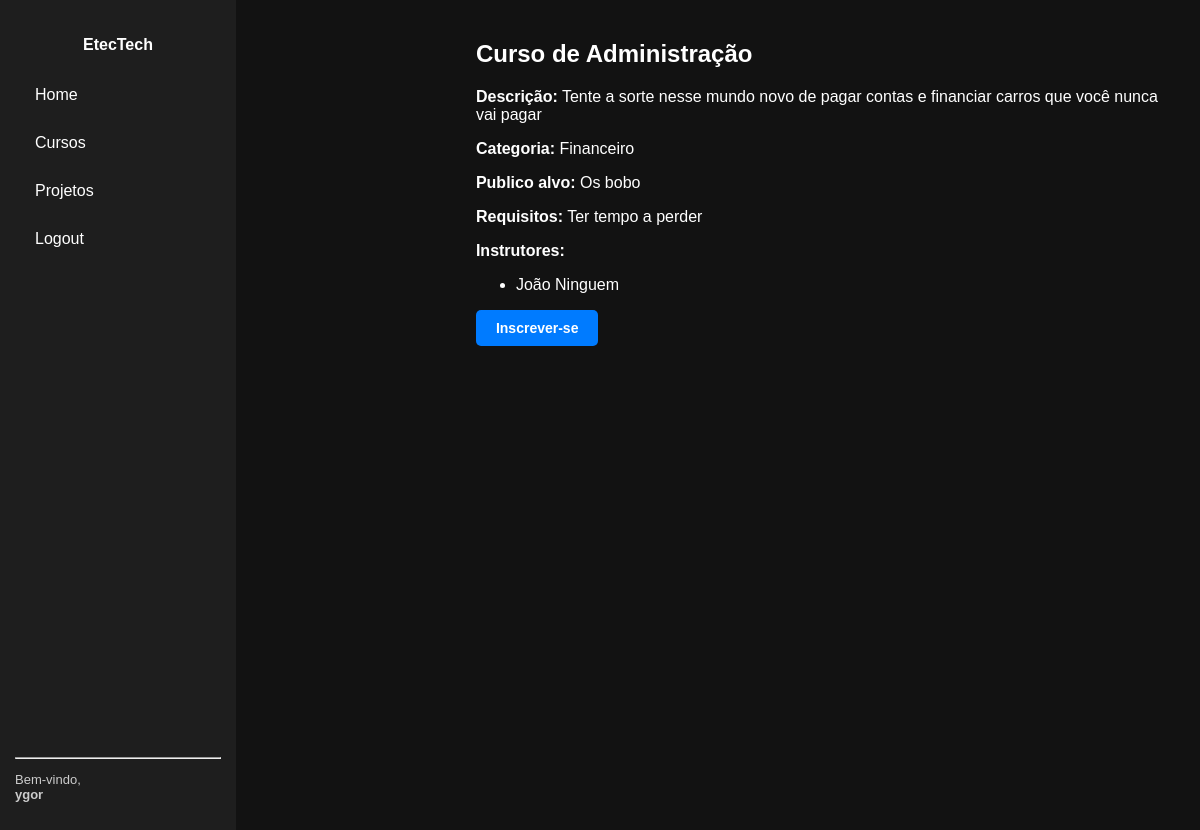
The page /curso/2/ (signed in) on the database its author committed.
### cursos/models.py (models this page shows, shortened)
class Curso(models.Model):
    titulo = models.CharField(max_length=200)
    descricao = models.TextField()
    data_criacao = models.DateField(auto_now_add=True)
    categoria = models.ForeignKey(Categoria, on_delete=models.SET_NULL, null=True, related_name='cursos')
    instrutores = models.ManyToManyField(Instrutor, related_name='cursos')
    publico_alvo = models.TextField(blank=True)
    requisitos = models.TextField(blank=True)

class Categoria(models.Model):
    nome = models.CharField(max_length=100)

class Instrutor(models.Model):
    nome = models.CharField(max_length=100)
    bio = models.TextField()
    linkedin = models.URLField(blank=True, null=True)
    foto = models.ImageField(upload_to='fotos/', blank=True, null=True)

### cursos/views.py (the view)
# urls.py: path('curso/<int:pk>/', CursoDetailView.as_view(), name='curso_detail'),
class CursoDetailView(DetailView):
    model = Curso
    template_name = 'curso_detail.html'
    context_object_name = 'curso'

### cursos/templates/curso_detail.html (shortened to what this page needs)
{% extends 'base.html' %}
{% block content %}
<h2>{{ curso.titulo }}</h2>
<p><strong>Descrição:</strong> {{ curso.descricao }}</p>
<p><strong>Categoria:</strong> {{ curso.categoria.nome }}</p>
<p><strong>Publico alvo:</strong> {{ curso.publico_alvo }}</p>
<p><strong>Requisitos:</strong> {{ curso.requisitos }}</p>
<p><strong>Instrutores:</strong></p>
<ul>
  {% for instrutor in curso.instrutores.all %}
    <li>{{ instrutor.nome|title }}</li>
  {% empty %}
    <li>Sem instrutores cadastrados.</li>
  {% endfor %}
</ul>
{% if user.is_authenticated %}
  <form method="post" action="{% url 'inscrever_curso' curso.pk %}">
    <button type="submit" class="btn-azul">Inscrever-se</button>
  </form>
{% else %}
  <p><a href="{% url 'login' %}" class="btn-azul" >Faça login</a> para se inscrever.
  <a href="{% url 'index' %}" class= "btn-azul">Voltar</a></p>
{% endif %}
{% endblock %}

### config/templates/base.html (shortened to what this page needs)
<!DOCTYPE html>
<html lang="pt-br">
<head>
    {% load static %}
    <link rel="stylesheet" href="{% static '/css/style.css' %}">
</head>
<body>
  <div class="container">
    <div class="sidebar">
      <div class="menu-items">
        <h4>EtecTech</h4>
        <a href="{% url 'index' %}">Home</a>
        <a href="#">Cursos</a>
        {% if user.is_authenticated %}
          <a href="#">Projetos</a>
          <a href="{% url 'logout' %}">Logout</a>
        {% else %}
          <a href="{% url 'login' %}">Login</a>
        {% endif %}
      </div>
      {% if user.is_authenticated %}
        <div class="user-info">
          <hr>
          <p>Bem-vindo,<br><strong>{{ user.username }}</strong></p>
        </div>
      {% endif %}
    </div>
    <div class="content">
      {% block content %}{% endblock %}
    </div>
  </div>
</body>
</html>

### cursos/static/css/style.css (style rules this page uses)
body { margin: 0; padding: 0; font-family: Arial, sans-serif; background-color: #121212; color: #fff; }
.container { display: flex; }
.sidebar { width: 220px; height: 100vh; background-color: #1e1e1e; padding: 15px; display: flex; flex-direction: column; justify-content: space-between; }
.content { flex-grow: 1; padding: 20px; color: white; }
.menu-items a { display: block; margin-bottom: 10px; color: white; text-decoration: none; }
.user-info { color: #ccc; font-size: 13px; }
.sidebar h4 { text-align: center; color: #fff; }
.sidebar a { display: block; color: #fff; padding: 10px 20px; text-decoration: none; }
.content { margin-left: 220px; padding: 20px; }
.btn-azul { background-color: #007bff; color: white; padding: 10px 20px; border: none; border-radius: 5px; text-decoration: none; display: inline-block; font-size: 14px; font-weight: bold; transition: background-color 0.3s ease; }

### rows shown on the page
Curso: titulo "Curso de Administração", descricao "Tente a sorte nesse mundo novo de pagar contas e financiar carros que você nunca vai pagar", categoria.nome "Financeiro", publico_alvo "Os bobo", requisitos "Ter tempo a perder"
Instrutor: nome "João Ninguem"

### other values the page prints
{{ user.username }} "ygor"
